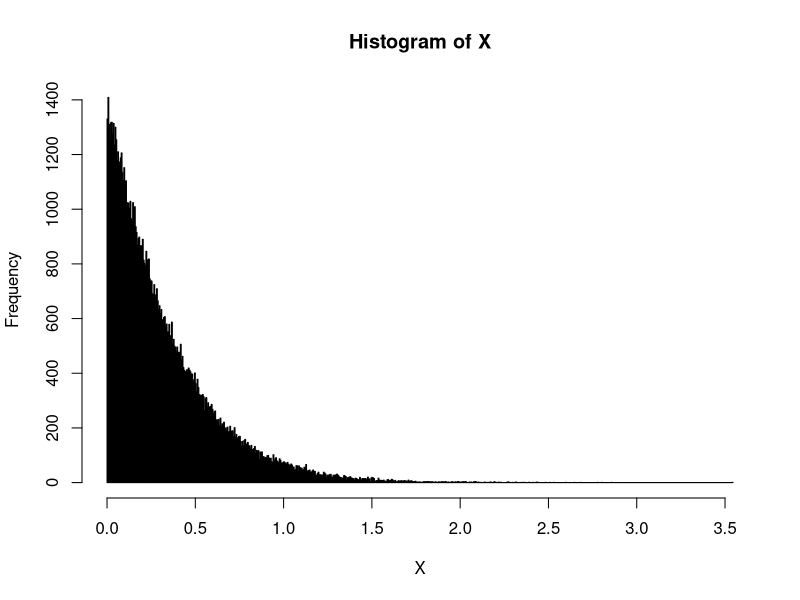

R code for this plot: (Note: this script raises an error after producing the figure.)
#HW2
N = 100000
x = rexp(N, rate = 3)
y = exp(-x^2)

print(mean(y))
se = sd(y)/N
print(se)

#rejection sampling
fx = function(x){
  y=exp(-x^(1.5))
  return(y)
}

gx = function (x){
  y = exp(-x)
  return(y)
}

X = rep(0,N)
M=exp(4/27)
counter=0

while(counter<N){
  U = runif(1, min = 0, max = 1)
  x = rexp(1,rate = 1)
  if(U<(fx(x)/M*gx(x))){
    counter = counter+1
    X[counter] = x
  }
}

hist(X,breaks=1000)

#importance sampling
N = 10000
S0 = 100
X = 250
sigma = 0.2
r = 0.03
T = 1
VT = rep(0,N)
counter = 0
mu = (log(X/S0) - (r-(sigma^2)/2)*T)/sigma

fX=function(x){
  (1/sqrt(2*pi*T))*exp(-(x^2)/(2*T))
  } #Old dist. of WT

gX=function(x){
  (1/sqrt(2*pi*T))*exp(-((x-mu)^2)/(2*T))
  } #New dist. of WT

for (i in 1:N){
  WT = rnorm(1,mean = mu, sd = sqrt(T))
  ST=S0*exp((r-(sigma^2)/2)*T+sigma*WT)
  VT[i] = exp(-r*T)*max(ST-X,0)*fX(WT)/gX(WT)
  }
Estimate=mean(VT) #estimate
SE=sd(VT)/sqrt(N) #Standard error
PE=SE*100/Estimate #Percentage error (in percentage)

#BOOTSTRAPPING
x<-HW3_Data1$`Stock 1`
n = length(x)
B=100000; #Number of bootstrap sample
Tboot=rep(0,B)
for (i in 1:B){
  xboot=sample(x,n,replace=TRUE)
  Tboot[i]=(mean(xboot)-mean(x))/(sd(xboot)/sqrt(n))
  print(i)}
tL=quantile(Tboot,0.01)
tU=quantile(Tboot,0.99)
